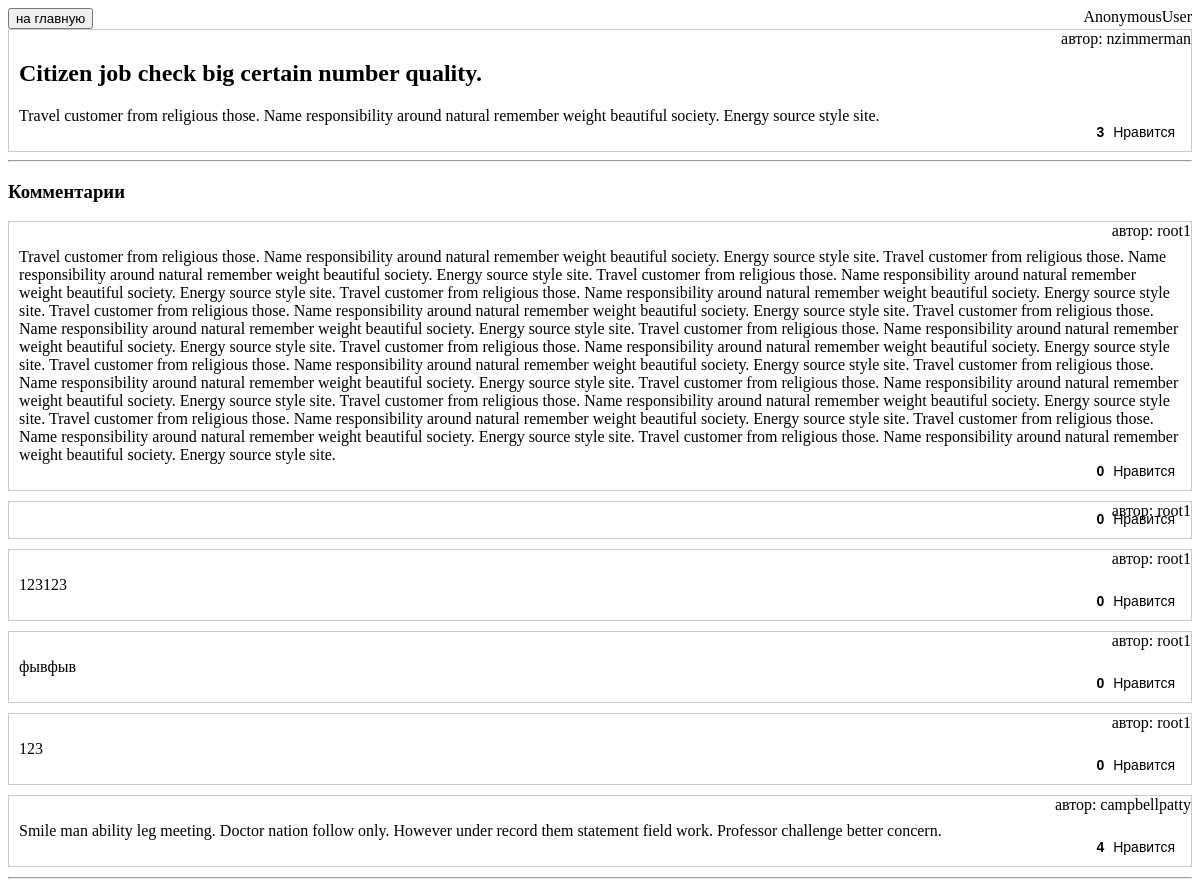
The app's page /post/1/ with its own data.
### base/models.py (models this page shows, shortened)
class like:
    def number_of_likes(self):
        return self.likes.count()
    def isLiked(self, user: User):
        if user.is_anonymous:
            return False
        return self.likes.contains(user)

class Post(models.Model, like):
    name = models.CharField(max_length=80)
    content = models.TextField(max_length=512)
    creator = models.ForeignKey(User, on_delete=models.PROTECT)
    likes = models.ManyToManyField(User, related_name="post_like")
    created_on = models.DateTimeField(auto_now_add=True)
    class Meta:
        ordering = ['-created_on']

class Comment(models.Model, like):
    creator = models.ForeignKey(User, on_delete=models.CASCADE)
    likes = models.ManyToManyField(User, related_name="comment_like")
    content = models.TextField(max_length=512)
    post = models.ForeignKey(Post, on_delete=models.CASCADE, related_name='comments')
    created_on = models.DateTimeField(auto_now_add=True)
    class Meta:
        ordering = ['-created_on']

### base/views.py (the view)
# urls.py: path('post/<int:pk>/', views.PostPage),
def PostPage(request: HttpRequest, pk: int):
    post = Post.objects.get(id=pk)
    post.likes_count = post.number_of_likes()
    post.isLiked = post.isLiked(request.user)
    comments = post.comments.all()
    for comment in comments:
        comment.likes_count = comment.number_of_likes()
        comment.isLiked = comment.isLiked(request.user)
    ctx = {
        'post': post,
        'comments': comments,
        'user': request.user
    }
    return render(request, 'post.html', ctx)

### templates/post.html (shortened to what this page needs)
{% extends 'layout.html' %}
{% block body %}
    <div class="grey" style="display: flex; justify-content: space-between;">
        <a href="/" style="text-decoration: none; color:white">
            <button type="submit" class="btn ">
                на главную
            </button>
        </a>
        <div>{{ user }}</div>
    </div>
    <div class="post">
        <h2 class="post-title">{{ post.name }}</h2>
        <div class="post-content">
            <p>{{ post.content }}</p>
        </div>
        <div class="post-author">
            автор: {{ post.creator }}
        </div>
        <div class="post-info">
            <form method="post" action="/likePost/">
                <button class="post-likes-button" {% if post.isLiked %} style="background-color: #c6ff00" {% endif %}
                        type="submit" name="id" value="{{ post.id }}">
                    <span class="post-likes-count">{{ post.likes_count }}</span> <span>Нравится</span>
                </button>
            </form>
        </div>
    </div>
    <hr>
    <h3>Комментарии</h3>
    {% for comment in comments %}
        <div class="post" style="margin-bottom: 10px">
            <div class="post-content">
                <p>{{ comment.content }}</p>
            </div>
            <div class="post-author">
                автор: {{ comment.creator }}
            </div>
            <div class="post-info">
                <form method="post" action="/likeComment/">
                    <button
                            class="post-likes-button"
                            type="submit" name="id" value="{{ comment.id }}">
                        <span class="post-likes-count">{{ comment.likes_count }}</span> <span>Нравится</span>
                    </button>
                </form>
            </div>
        </div>
    {% endfor %}
    <hr>
{% endblock %}

### templates/layout.html (shortened to what this page needs)
<!DOCTYPE html>
<html lang="en">
<head>
    <link href="/static/style.css" rel="stylesheet"/>
</head>
<body class="container">
{% block  body %}{% endblock %}
</body>
</html>

### templates/static/style.css (style rules this page uses)
.post { position: relative; border: 1px solid #ccc; padding: 10px; }
.post-author { position: absolute; top: 0; right: 0; }
.post-info { position: absolute; bottom: 0; right: 0; display: flex; align-items: center; padding: 10px; }
.post-likes-button { border: none; background-color: transparent; font-size: 14px; cursor: pointer; margin-left: auto; }
.post-likes-count { font-weight: bold; margin-right: 5px; }

### records on screen
Post: name "Citizen job check big certain number quality.", content "Travel customer from religious those. Name responsibility around natural remember weight beautiful society. Energy source style site.", creator "nzimmerman", likes_count "3"
Comment: content "Travel customer from religious those. Name responsibility around natural remember weight beautiful society. Energy source style site. Travel customer from religious those. Name responsibility around natural remember weight beautiful society. Energy source style site. Travel customer from religious those. Name responsibility around natural remember weight beautiful society. Energy source style site. Travel customer from religious those. Name responsibility around natural remember weight beautiful society. Energy source style site. Travel customer from religious those. Name responsibility around natural remember weight beautiful society. Energy source style site. Travel customer from…", creator "root1", {{ comment.id }} 46 (drawn), likes_count "0"
Comment: creator "root1", {{ comment.id }} 25 (drawn), likes_count "0"
Comment: content "123123", creator "root1", {{ comment.id }} 23 (drawn), likes_count "0"
Comment: content "фывфыв", creator "root1", {{ comment.id }} 22 (drawn), likes_count "0"
Comment: content "123", creator "root1", {{ comment.id }} 21 (drawn), likes_count "0"
Comment: content "Smile man ability leg meeting. Doctor nation follow only. However under record them statement field work. Professor challenge better concern.", creator "campbellpatty", {{ comment.id }} 5 (drawn), likes_count "4"

### other values on screen
{{ user }} "AnonymousUser"
